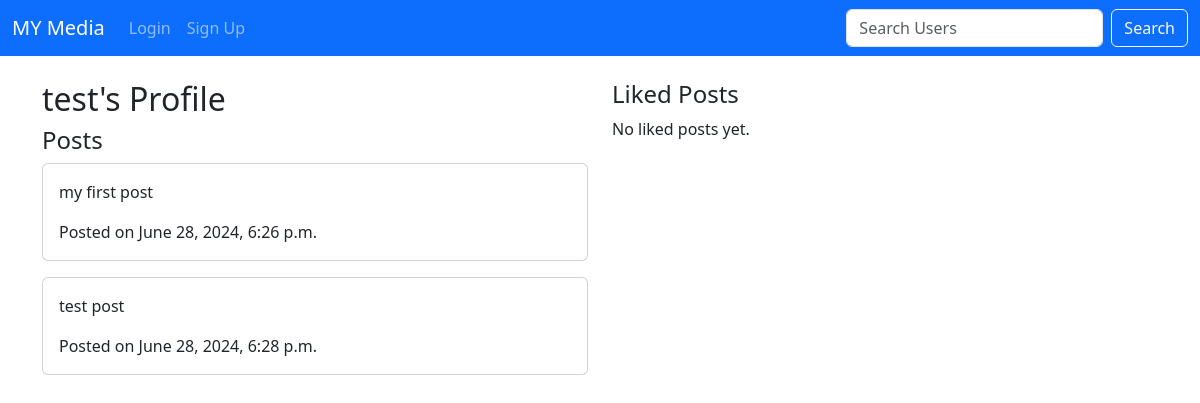
The app's page /profile/test/ with its own data.
### core/models.py (models this page shows, shortened)
class Post(models.Model):
    content = models.TextField()
    user = models.ForeignKey(User, on_delete=models.CASCADE, related_name='posts')
    created_at = models.DateTimeField(auto_now_add=True)
    updated_at = models.DateTimeField(auto_now=True)

### core/views.py (the view)
# urls.py: re_path(r'^profile/(?!change-username/)(?P<username>\w+)/$', views.user_profile, name='user_profile'),
def user_profile(request, username):
    user = get_object_or_404(User, username=username)
    posts = Post.objects.filter(user=user)
    likes = Like.objects.filter(user=user)
    context = {
        'profile_user': user,
        'posts': posts,
        'likes': likes,
    }
    return render(request, 'user_profile.html', context)

### core/templates/user_profile.html (shortened to what this page needs)
{% extends 'base.html' %}
{% block content %}
  <div class="row">
    <div class="col-md-6">
      <h2>{{ profile_user.username }}'s Profile</h2>
      <h4>Posts</h4>
      {% for post in posts %}
        <div class="card mb-3">
          <div class="card-body">
            <p class="card-text">{{ post.content }}</p>
            <p class="card-text">Posted on {{ post.created_at }}</p>
          </div>
        </div>
        {% empty %}
        <p>No posts yet.</p>
      {% endfor %}
    </div>
    <div class="col-md-6">
      <h4>Liked Posts</h4>
      {% for like in likes %}
        <div class="card mb-3">
          <div class="card-body">
            <p class="card-text">{{ like.post.content }}</p>
            <p class="card-text">Posted by: {{ like.post.user.username }} on {{ like.post.created_at }}</p>
          </div>
        </div>
        {% empty %}
        <p>No liked posts yet.</p>
      {% endfor %}
    </div>
  </div>
{% endblock %}

### records on screen
Post: content "my first post", created_at "June 28, 2024, 6:26 p.m."
Post: content "test post", created_at "June 28, 2024, 6:28 p.m."

### other values on screen
{{ profile_user.username }} "test"
